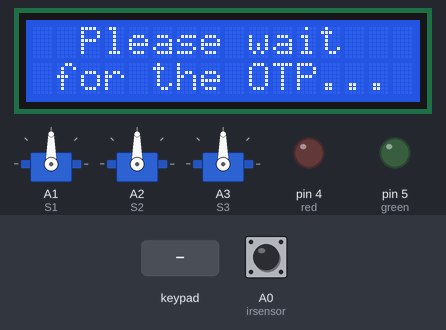
Simulated run of this sketch. Board: Arduino Uno, built with avr-gcc and run on an emulated ATmega328P. Parts: 3 × servo, 16×2 character LCD, output pins drawn as LEDs (lit = HIGH). Inputs (shaded band) come from the test bench; at power-on: A0 (irsensor) HIGH. Random numbers use the default seed unless the sketch sets one; the modem accepts every AT command (registered, SIM ready, sends succeed) and sends nothing else; what the sketch prints to the serial monitor is not drawn.

Above: at 3.7 s.
3.8 s: A0 (irsensor) pulsed LOW 2 times (0.12 s each, 0.3 s apart)
At 4.5 s:
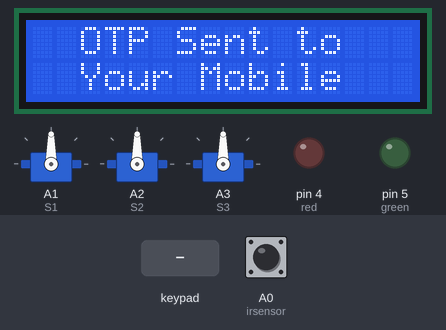
7.4 s: keypad keys 1 3 1 2 1 1 1 0 pressed 0.4 s apart
At 10.0 s:
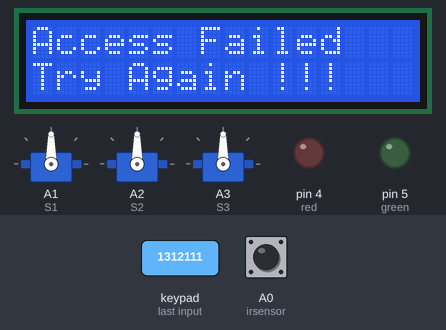
13.4 s: A0 (irsensor) pulsed LOW 5 times (0.12 s each, 0.3 s apart)
At 16.69 s:
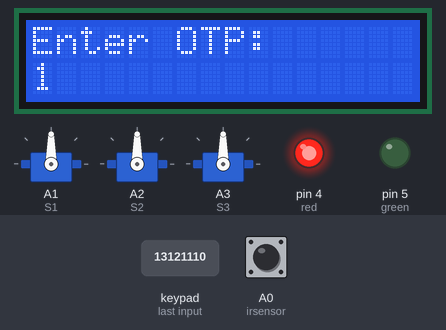
Timing chart, 0 to 22.0 s (numbered marks = the images above; inputs shaded):
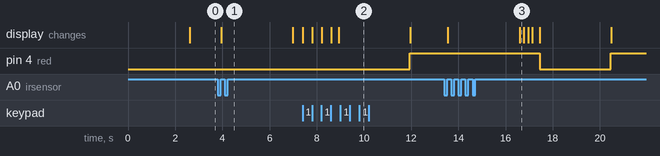

The sketch:

Parcelver.ino
```cpp
#include <SoftwareSerial.h>
#include <Wire.h>
#include <LiquidCrystal_I2C.h>
#include <Keypad.h>
#include <Servo.h>

int red = 4;
int green = 5;

#define relay 2

Servo S1, S2, S3;
bool servo1Unlocked = false;
bool servo2Unlocked = false;
bool servo3Unlocked = false;

const byte ROWS = 4;
const byte COLS = 4;
char hexaKeys[ROWS][COLS] = {
  { '1', '2', '3', 'A' },
  { '4', '5', '6', 'B' },
  { '7', '8', '9', 'C' },
  { '*', '0', '#', 'D' }
};
byte rowPins[ROWS] = { 13, 12, 11, 10 };
byte colPins[COLS] = { 9, 8, 7, 6 };
Keypad customKeypad = Keypad(makeKeymap(hexaKeys), rowPins, colPins, ROWS, COLS);

LiquidCrystal_I2C lcd(0x27, 16, 2);

SoftwareSerial sim800l(3, 2);
int irsensor = A0;
int otp;
String otpstring = "";
int i = 0;

void setup() {
  S1.attach(A1);
  S2.attach(A2);
  S3.attach(A3);

  pinMode(irsensor, INPUT_PULLUP);
  sim800l.begin(4800);
  Serial.begin(115200);
  lcd.init();
  lcd.backlight();
  Serial.print("Welcome to Parcelver \n");
  sim800l.println("AT");
  updateSerial();
  pinMode(red, OUTPUT);
  pinMode(green, OUTPUT);
  delay(500);
  sim800l.println("AT+CSQ");
  updateSerial();
  delay(1000);
}

void updateSerial() {
  delay(500);
  while (Serial.available()) {
    sim800l.write(Serial.read());
  }
  while (sim800l.available()) {
    Serial.write(sim800l.read());
  }
}

void loop() {
  lcd.setCursor(0, 0);
  lcd.print("  Please wait");
  lcd.setCursor(0, 1);
  lcd.print(" for the OTP...");

  if (digitalRead(irsensor) == LOW){
    while (digitalRead(irsensor) == LOW){
    }
    // Generate a new OTP
    otp = random(1000, 9999);
    otpstring = String(otp);
    Serial.println(otpstring);

    lcd.clear();
    lcd.setCursor(0, 0);
    lcd.print("  OTP Sent to ");
    lcd.setCursor(0, 1);
    lcd.print("  Your Mobile ");
    Serial.print("OTP is ");
    delay(100);
    Serial.println(otpstring);
    delay(100);
    SendSMS();
    //makeCall("+639292696071");
    lcd.clear();
    lcd.setCursor(0, 0);
    lcd.print("Enter OTP: ");
    getotp();
  }

}

void getotp() {
  String enteredOTP = "";
  int enteredLength = 0;
  while (enteredLength < 4) {
    char customKey = customKeypad.getKey();
    if (customKey) {
      lcd.setCursor(enteredLength, 1);
      enteredOTP += customKey;
      lcd.print(customKey);
      enteredLength++;
    }
  }
  Serial.print("Entered OTP is: ");
  Serial.println(enteredOTP);

  // Initial Lock State
  S1.write(90); // Lock S1
  S2.write(90); // Lock S2
  S3.write(90); // Lock S3

  if (otpstring == enteredOTP) {
    lcd.clear();
    lcd.print("Access Granted");
    lcd.setCursor(0, 1);
    lcd.print("Door Opening");

    int randomServo = random(0, 4);

    if (randomServo == 1 && !servo1Unlocked) {
      lcd.clear();
      lcd.print("  Unlocking ");
      lcd.setCursor(0, 1);
      lcd.print("  Servo 1");
      S1.write(180);
      servo1Unlocked = true;
      digitalWrite(green, HIGH);
      for (int i = 9; i >= 0; i--) {
        lcd.setCursor(12, 1);
        lcd.print(i);
        delay(1000);
      }
      S1.write(90);
      digitalWrite(green, LOW);
      digitalWrite(red, HIGH);
    }

    else if (randomServo == 2 && !servo2Unlocked) {
      lcd.clear();
      lcd.print("  Unlocking ");
      lcd.setCursor(0, 1);
      lcd.print("  Servo 2");
      S2.write(0);
      servo2Unlocked = true;
      digitalWrite(green, HIGH);
      for (int i = 9; i >= 0; i--) {
        lcd.setCursor(12, 1);
        lcd.print(i);
        delay(1000);
      }
      S2.write(90);
      digitalWrite(green, LOW);
      digitalWrite(red, HIGH);
    }

    else if (randomServo == 3 && !servo3Unlocked) {
      lcd.clear();
      lcd.print("  Unlocking ");
      lcd.setCursor(0, 1);
      lcd.print("  Servo 3");
      S3.write(0);
      servo3Unlocked = true;
      digitalWrite(green, HIGH);
      for (int i = 9; i >= 0; i--) {
        lcd.setCursor(12, 1);
        lcd.print(i);
        delay(1000);
      }
      S3.write(90);
      digitalWrite(green, LOW);
      digitalWrite(red, HIGH);
    }

    else {
      lcd.clear();
      lcd.print("  Drawer is");
      lcd.setCursor(0, 1);
      lcd.print("  occupied");
      digitalWrite(red, HIGH);
      delay(3000);
    }
  }

  else {
    // Incorrect OTP entered, return all servos to locked position
    S1.write(90); // Lock S1
    S2.write(90); // Lock S2
    S3.write(90); // Lock S3

    delay(300);
    lcd.clear();
    lcd.print("Access Failed");
    lcd.setCursor(0, 1);
    lcd.print("Try Again !!!");

    digitalWrite(red, LOW); // Turn on red LED
    delay(3000);
    digitalWrite(red, HIGH); // Turn off red LED
  }
}

void SendSMS() {
  Serial.println("Sending SMS...");
  sim800l.print("AT+CMGF=1\r");
  delay(100);
  sim800l.print("AT+CSMP=17,167,0,0\r");
  delay(500);
  sim800l.print("AT+CMGS=\"+639292696071\"\r");
  delay(500);
  String message = "Your OTP is " + otpstring + " Just Type OTP And Unlock The Door";
  sim800l.print(message);
  delay(500);
  sim800l.print((char)26);
  delay(500);
  sim800l.println();
  Serial.println("Text Sent.");
  delay(500);
}

void makeCall(String phoneNumber) {
  sim800l.println("ATD" + phoneNumber + ";");  // Command to dial a number
  delay(1000);
  Serial.println("Calling " + phoneNumber);
}
```

Measured:
- after the input at 3.8 s, the display: changes after 0.15 s (image 1)
- after the input at 7.4 s, pin 4 (red): LOW → HIGH after 4.5 s; the display: first changes at once (image 2 shows a later state)
- after the input at 13.4 s, pin 4 (red): HIGH → LOW after 4.1 s, → HIGH 3.0 s later; the display: first changes after 0.15 s (image 3 shows a later state)
